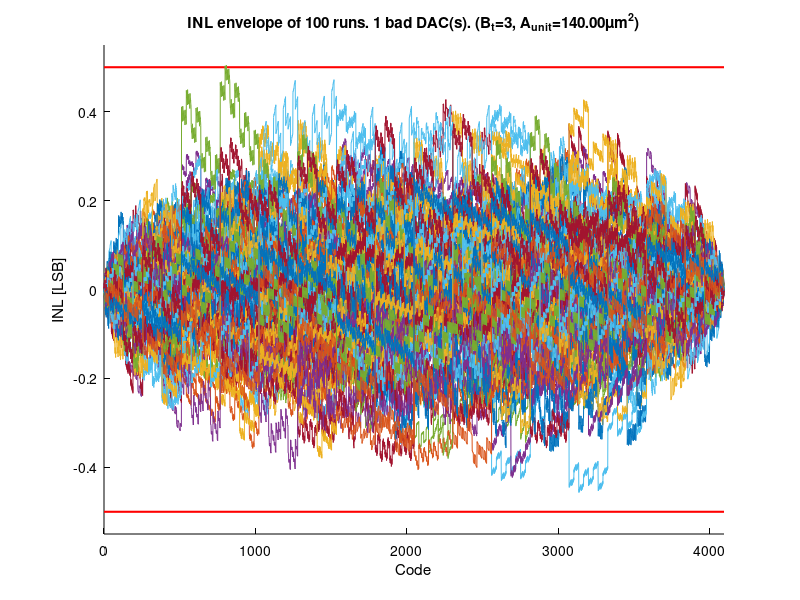
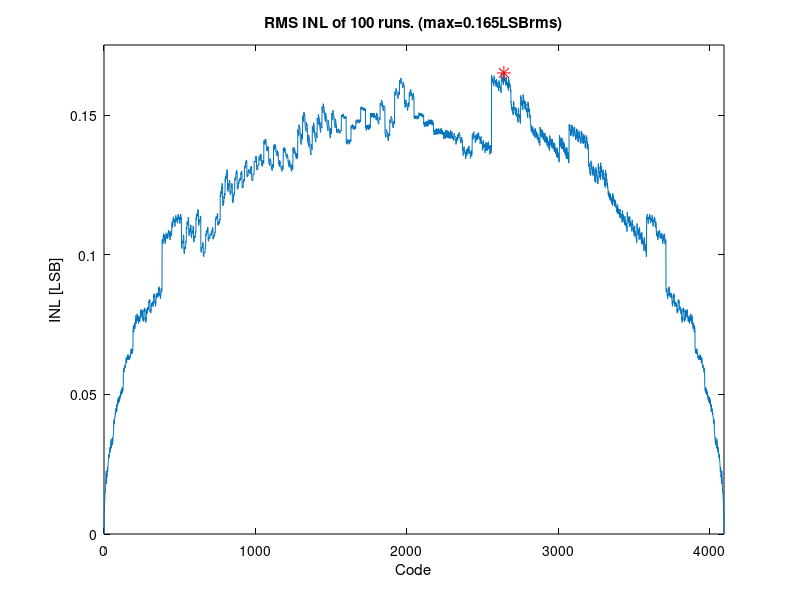
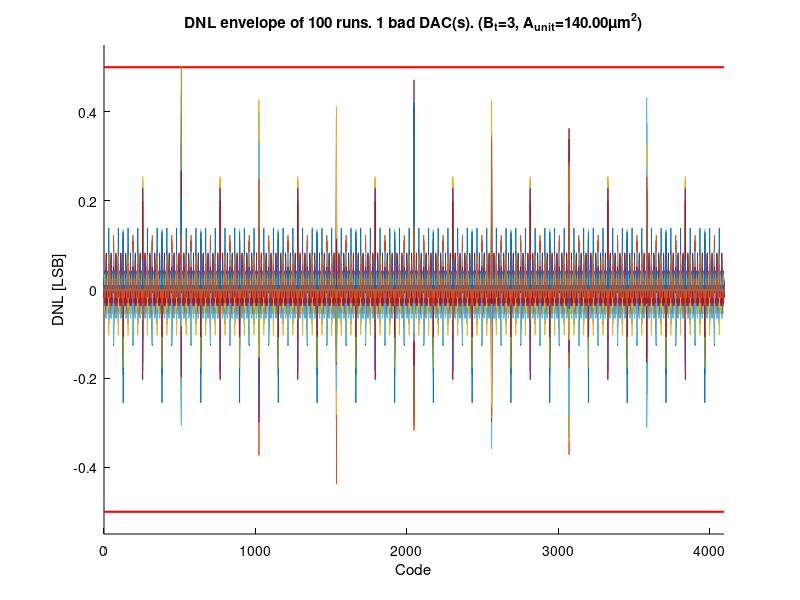
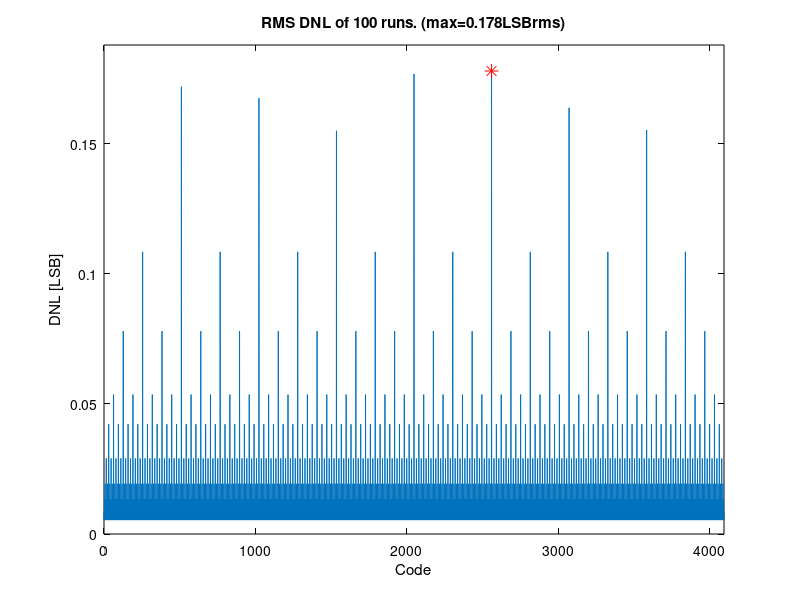

MATLAB code for these plots, in order:
% ee315
% homework 2 dac problem starter file
clear all;

savedir = fileparts(mfilename('fullpath'));

% Force light color scheme
try
    s = settings;
    s.matlab.appearance.figure.GraphicsTheme.TemporaryValue = 'light';
catch
end
set(0, 'DefaultFigureColor', 'w');
set(0, 'DefaultAxesColor', 'w');
set(0, 'DefaultAxesXColor', 'k');
set(0, 'DefaultAxesYColor', 'k');
set(0, 'DefaultTextColor', 'k');

% design choices
% From Problem 3(a)(i): minimum area design
Bt=3;             % Bt bits in thermometer section
Aunit=140;        % Unit element area in um^2 (adjusted for 95% yield)

% fixed parameters
B=12;         % B bits total resolution
Bb=B-Bt;      % Bb bits binary weighted section
dnlspec=0.5;  % DNL specification
inlspec=0.5;  % INL specification
r=100;        % Number of Monte Carlo runs
ku=6e-2;      % Matching parameter (%-um)

% create random unit elements and break up into thermometer and binary weighted array
% mean=1, standard deviation = ku/sqrt(Aunit)
sigma = ku/sqrt(Aunit);
u= sigma*randn(r, 2^B-1) + 1;
u_bw= u(:, 1:2^Bb-1);
u_th= u(:, 2^Bb:end);

% for the bw array, construct a switch matrix of the form
% MSB.....LSB
%[ ... 000
%  ... 001
%  ... 010
%  ... 011
%  ... 100
%  ... ...]

bsm = zeros(2^Bb, Bb);
for i=1:2^Bb
    for j=1:Bb
      if mod( floor((i-1)/2^(j-1)) ,2)
        bsm(i,end-j+1)=1;
       end
    end
end


% create r transfer functions
for m=1:r
  % assemble binary weights and binary array output codes
  bw = zeros(Bb,1);
  for i=1:Bb
    bw(end-i+1) = sum( u_bw(m, 2^(i-1):2^i-1) );
  end
  bw_codes= bsm*bw;

  % assemble output
  for i=1:2^B
    lsb = bw_codes( mod(i-1, 2^Bb)+1 );
    msbs_on = floor((i-1)/2^Bb);
    if msbs_on
      msb = sum( u_th(m,1:2^Bb*msbs_on) );
    else
      msb=0;
    end
    code(m, i) = lsb + msb;
  end
end;


% caculate inl
for m=1:r
  avg_width = (code(m, end)-code(m, 1))/(2^B-1);
  inl(m, :)=(code(m,:)-avg_width*[0:2^B-1])./avg_width;
end

% inl scatter plot
figure(1); clf; hold on;
xlabel('Code');
ylabel('INL [LSB]');
axis([0 2^B-1 -(inlspec+0.05) (inlspec+0.05)]);
line([0 2^B-1], [inlspec inlspec], 'Color', 'r', 'LineWidth', 1.5);
line([0 2^B-1], [-inlspec -inlspec], 'Color', 'r', 'LineWidth', 1.5);

bad_dacs_inl=0;
for m=1:r
  figure(1);
  plot(0:2^B-1, inl(m,:));
  if find(abs(inl(m,:))>inlspec)
      bad_dacs_inl=bad_dacs_inl+1;
  end
end

figure(1); hold off;
title( sprintf('INL envelope of %d runs. %d bad DAC(s). (B_t=%d, A_{unit}=%.2f\\mum^2)', r, bad_dacs_inl, Bt, Aunit));
set(gca, 'Color', 'w', 'XColor', 'k', 'YColor', 'k');
exportgraphics(gcf, fullfile(savedir, sprintf('p4b_inl_envelope_A%.0f.png', Aunit)), 'BackgroundColor', 'white', 'Resolution', 150);

% inl rms plot
inl_rms = sqrt(sum( inl.^2, 1 ) ./r);
[maxinlrms imax] = max(inl_rms);
figure(2); clf;
plot(0:2^B-1, inl_rms, imax-1, maxinlrms, 'r*', 'MarkerSize', 10);
xlabel('Code');
ylabel('INL [LSB]');
title( sprintf('RMS INL of %d runs. (max=%1.3fLSBrms)', r, maxinlrms));
axis([0 2^B-1 0 maxinlrms+0.01]);
set(gca, 'Color', 'w', 'XColor', 'k', 'YColor', 'k');
exportgraphics(gcf, fullfile(savedir, sprintf('p4b_inl_rms_A%.0f.png', Aunit)), 'BackgroundColor', 'white', 'Resolution', 150);

%%%%%%%%%%%%%%%%%%%%%%%%%%%%%%%%%%%%%%%%%%%%%%%%%%%%%%%%%%%%%%%%%%%%%%%
% Your code goes here

%   calculate dnl
for m=1:r
  avg_width = (code(m, end)-code(m, 1))/(2^B-1);
  % DNL(k) = [W(k+1) - W(k)] / avg_width - 1
  % where W(k) = code(m, k) is the actual output at code k
  dnl(m, :) = diff(code(m,:)) ./ avg_width - 1;
end

%   dnl scatter plot
figure(3); clf; hold on;
xlabel('Code');
ylabel('DNL [LSB]');
axis([0 2^B-2 -(dnlspec+0.05) (dnlspec+0.05)]);
line([0 2^B-2], [dnlspec dnlspec], 'Color', 'r', 'LineWidth', 1.5);
line([0 2^B-2], [-dnlspec -dnlspec], 'Color', 'r', 'LineWidth', 1.5);

bad_dacs_dnl=0;
for m=1:r
  figure(3);
  plot(0:2^B-2, dnl(m,:));
  if find(abs(dnl(m,:))>dnlspec)
      bad_dacs_dnl=bad_dacs_dnl+1;
  end
end

figure(3); hold off;
title( sprintf('DNL envelope of %d runs. %d bad DAC(s). (B_t=%d, A_{unit}=%.2f\\mum^2)', r, bad_dacs_dnl, Bt, Aunit));
set(gca, 'Color', 'w', 'XColor', 'k', 'YColor', 'k');
exportgraphics(gcf, fullfile(savedir, sprintf('p4b_dnl_envelope_A%.0f.png', Aunit)), 'BackgroundColor', 'white', 'Resolution', 150);

%   dnl rms plot
dnl_rms = sqrt(sum( dnl.^2, 1 ) ./r);
[maxdnlrms, dmax] = max(dnl_rms);
figure(4); clf;
plot(0:2^B-2, dnl_rms, dmax-1, maxdnlrms, 'r*', 'MarkerSize', 10);
xlabel('Code');
ylabel('DNL [LSB]');
title( sprintf('RMS DNL of %d runs. (max=%1.3fLSBrms)', r, maxdnlrms));
axis([0 2^B-2 0 maxdnlrms+0.01]);
set(gca, 'Color', 'w', 'XColor', 'k', 'YColor', 'k');
exportgraphics(gcf, fullfile(savedir, sprintf('p4b_dnl_rms_A%.0f.png', Aunit)), 'BackgroundColor', 'white', 'Resolution', 150);

%% Print yield summary
fprintf('\n=== YIELD SUMMARY (Bt=%d, Aunit=%.2f um^2) ===\n', Bt, Aunit);
fprintf('sigma_u = %.6f\n', sigma);
fprintf('Bad DACs (INL): %d / %d\n', bad_dacs_inl, r);
fprintf('Bad DACs (DNL): %d / %d\n', bad_dacs_dnl, r);
bad_total = 0;
for m=1:r
    if any(abs(inl(m,:))>inlspec) || any(abs(dnl(m,:))>dnlspec)
        bad_total = bad_total + 1;
    end
end
fprintf('Bad DACs (either): %d / %d\n', bad_total, r);
fprintf('Yield: %.1f%%\n', (r - bad_total)/r * 100);
fprintf('Target yield: 95%% (max 5 bad out of %d)\n', r);

if bad_total > 5
    fprintf('\n*** YIELD NOT MET — need to increase Aunit ***\n');
else
    fprintf('\n*** YIELD MET ***\n');
end
